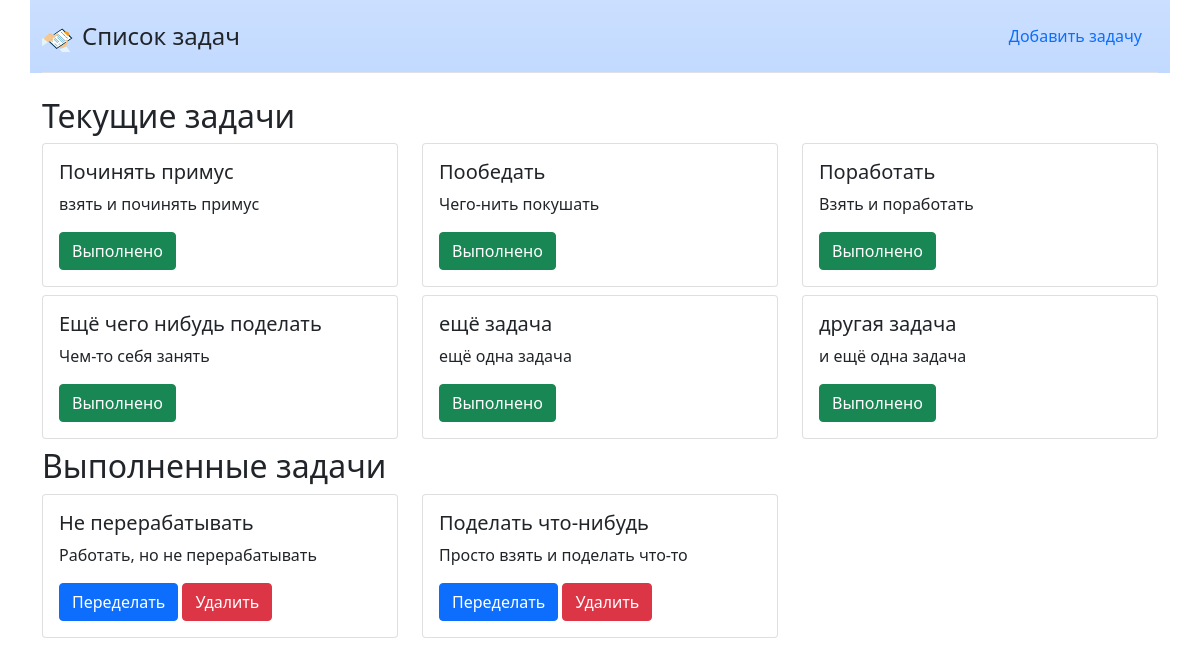
Before: / with the older database file.
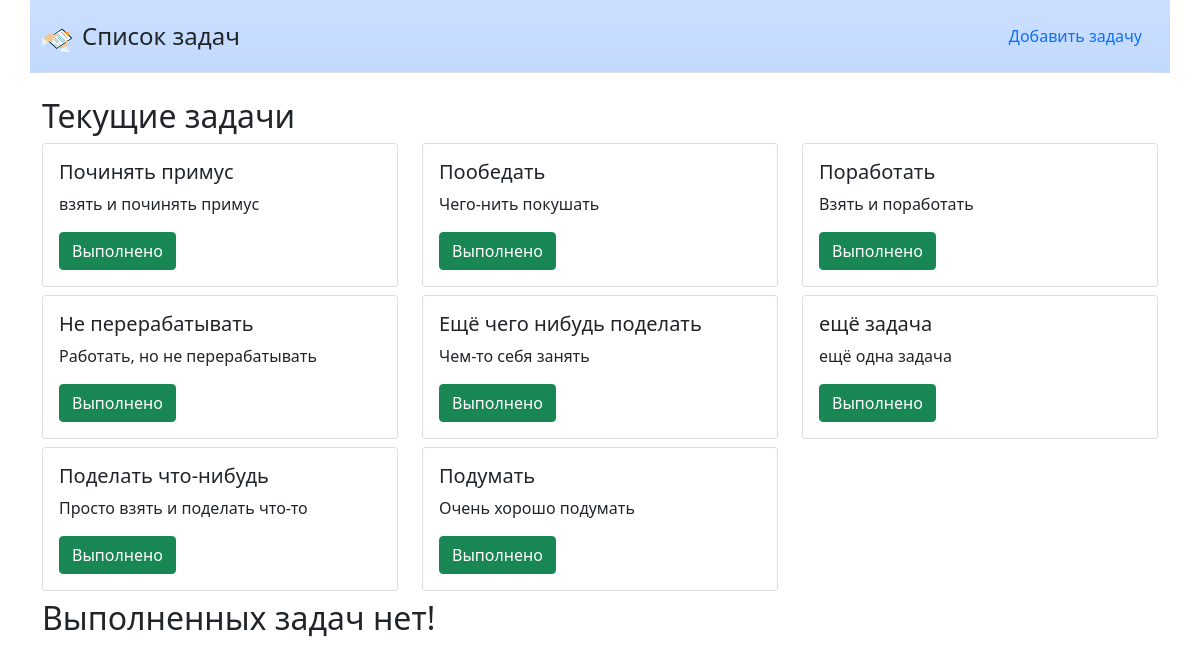
After: the same page with the newer database file.
### app.py (models this page shows, shortened)
class Tasks(db.Model):
    id = db.Column(db.Integer, primary_key=True)
    title = db.Column(db.String(45), nullable=False)
    description = db.Column(db.Text)
    is_completed = db.Column(db.Boolean, default=False)

### app.py (the view)
@app.route("/")
def index():
    all_tasks = {
        "current_tasks": Tasks.query.filter(Tasks.is_completed == 0).all(),
        "completed_tasks": Tasks.query.filter(Tasks.is_completed == 1).all(),
    }
    return render_template("index.html", **all_tasks)

### templates/index.html (shortened to what this page needs)
{% extends "base.html" %}
{% block main %}
    <div class="container">
        <div class="row">
            {% if not current_tasks %}
                <h2>Задач нет!</h2>
            {% else %}
                <h2>Текущие задачи</h2>
                {% for task in current_tasks %}
                    <div class="col-4 mb-lg-2">
                        <div class="card">
                            <div class="card-body">
                                <h5 class="card-title">{{ task.title }}</h5>
                                <p class="card-text">{{ task.description }}</p>
                                <a href="/task_complete/{{ task.id }}" class="btn btn-success">Выполнено</a>
                            </div>
                        </div>
                    </div>
                {% endfor %}
            {% endif %}
            {% if not completed_tasks %}
                <h2>Выполненных задач нет!</h2>
            {% else %}
                <h2>Выполненные задачи</h2>
                {% for task in completed_tasks %}
                    <div class="col-4 mb-lg-2">
                        <div class="card">
                            <div class="card-body">
                                <h5 class="card-title">{{ task.title }}</h5>
                                <p class="card-text">{{ task.description }}</p>
                                <a href="/rework/{{ task.id }}" class="btn btn-primary">Переделать</a>
                                <a href="/del/{{ task.id }}" class="btn btn-danger">Удалить</a>
                            </div>
                        </div>
                    </div>
                {% endfor %}
            {% endif %}
        </div>
    </div>
{% endblock %}

### templates/base.html (shortened to what this page needs)
<!doctype html>
<html lang="en">
<head>
    <link rel="stylesheet" href="{{ url_for("static", filename="css/bootstrap.min.css") }}">
</head>
<body>
    <div class="container bg-primary bg-gradient bg-opacity-25">
        <header class="d-flex flex-wrap justify-content-center py-3 mb-4 border-bottom">
            <a href="/" class="d-flex align-items-center mb-3 mb-md-0 me-md-auto text-dark text-decoration-none">
                <img src="{{ url_for("static", filename="img/tasks.png") }}" alt="" width="40" height="32">
                <span class="fs-4">Список задач</span>
            </a>
            <ul class="nav nav-pills">
                <li class="nav-item"><a href="/add" class="nav-link">Добавить задачу</a></li>
            </ul>
    </header>
    </div>
    {% block main %}
    {% endblock %}
</body>
</html>

Changed rows visible on the page:
removed Tasks: title "другая задача", description "и ещё одна задача", shown under "Текущие задачи"
changed Tasks "Не перерабатывать": moves from the list under "Выполненные задачи" to the list under "Текущие задачи"
changed Tasks "Поделать что-нибудь": moves from the list under "Выполненные задачи" to the list under "Текущие задачи"
added Tasks: title "Подумать", description "Очень хорошо подумать", shown under "Текущие задачи"
Other visible differences:
text no longer shown: "Выполненные задачи"
text now shown: "Выполненных задач нет!"
